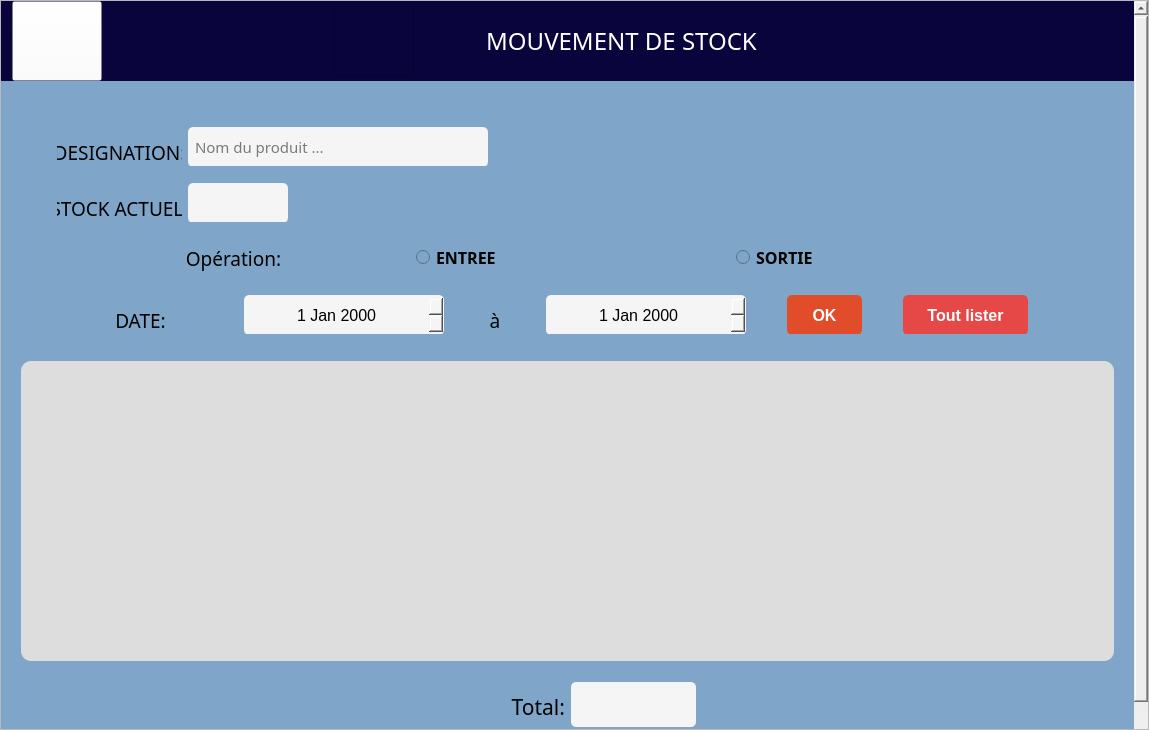
<?xml version="1.0" encoding="UTF-8"?>
<ui version="4.0">
 <class>MouvementStockClass</class>
 <widget class="QMainWindow" name="MouvementStockClass">
  <property name="geometry">
   <rect>
    <x>0</x>
    <y>0</y>
    <width>1149</width>
    <height>730</height>
   </rect>
  </property>
  <property name="windowTitle">
   <string>Mouvement stock</string>
  </property>
  <property name="windowIcon">
   <iconset resource="GestionStock.qrc">
    <normaloff>:/MenuPrincipal/img/actions.png</normaloff>:/MenuPrincipal/img/actions.png</iconset>
  </property>
  <widget class="QWidget" name="centralWidget">
   <layout class="QVBoxLayout" name="verticalLayout_2">
    <property name="spacing">
     <number>0</number>
    </property>
    <property name="leftMargin">
     <number>0</number>
    </property>
    <property name="topMargin">
     <number>0</number>
    </property>
    <property name="rightMargin">
     <number>0</number>
    </property>
    <property name="bottomMargin">
     <number>0</number>
    </property>
    <item>
     <widget class="QScrollArea" name="scrollArea">
      <property name="styleSheet">
       <string notr="true">/*VERTICAL SCROLLBAR */
QScrollBar:vertical{
	border: none;	
	background-color: rgb(238, 238, 238);
	width: 14px;
	margin: 15px 0 15px 0;
	border-radius: 0px;
}

QScrollbar::handle:vertical{
	background-color: #81C6E8;
	min-height: 30px;
	border-radius: 7px;
}</string>
      </property>
      <property name="widgetResizable">
       <bool>true</bool>
      </property>
      <widget class="QWidget" name="scrollAreaWidgetContents">
       <property name="geometry">
        <rect>
         <x>0</x>
         <y>0</y>
         <width>1133</width>
         <height>740</height>
        </rect>
       </property>
       <layout class="QVBoxLayout" name="verticalLayout_10">
        <property name="spacing">
         <number>0</number>
        </property>
        <property name="leftMargin">
         <number>0</number>
        </property>
        <property name="topMargin">
         <number>0</number>
        </property>
        <property name="rightMargin">
         <number>0</number>
        </property>
        <property name="bottomMargin">
         <number>0</number>
        </property>
        <item>
         <widget class="QWidget" name="header" native="true">
          <property name="minimumSize">
           <size>
            <width>0</width>
            <height>80</height>
           </size>
          </property>
          <property name="maximumSize">
           <size>
            <width>16777215</width>
            <height>80</height>
           </size>
          </property>
          <property name="styleSheet">
           <string notr="true">background-color: #0A043C;</string>
          </property>
          <layout class="QHBoxLayout" name="horizontalLayout">
           <property name="spacing">
            <number>0</number>
           </property>
           <property name="leftMargin">
            <number>0</number>
           </property>
           <property name="topMargin">
            <number>0</number>
           </property>
           <property name="rightMargin">
            <number>0</number>
           </property>
           <property name="bottomMargin">
            <number>0</number>
           </property>
           <item>
            <widget class="QWidget" name="verticalWidget" native="true">
             <property name="minimumSize">
              <size>
               <width>250</width>
               <height>80</height>
              </size>
             </property>
             <property name="maximumSize">
              <size>
               <width>16777215</width>
               <height>80</height>
              </size>
             </property>
             <layout class="QVBoxLayout" name="verticalLayout_3">
              <property name="spacing">
               <number>0</number>
              </property>
              <property name="topMargin">
               <number>0</number>
              </property>
              <property name="rightMargin">
               <number>0</number>
              </property>
              <property name="bottomMargin">
               <number>0</number>
              </property>
              <item>
               <widget class="QPushButton" name="btnRetour">
                <property name="minimumSize">
                 <size>
                  <width>90</width>
                  <height>80</height>
                 </size>
                </property>
                <property name="maximumSize">
                 <size>
                  <width>90</width>
                  <height>80</height>
                 </size>
                </property>
                <property name="cursor">
                 <cursorShape>PointingHandCursor</cursorShape>
                </property>
                <property name="styleSheet">
                 <string notr="true">background-color: rgba(255, 255, 255,0);</string>
                </property>
                <property name="text">
                 <string/>
                </property>
                <property name="icon">
                 <iconset resource="GestionStock.qrc">
                  <normaloff>:/AjoutProduit/img/retour.png</normaloff>:/AjoutProduit/img/retour.png</iconset>
                </property>
                <property name="iconSize">
                 <size>
                  <width>90</width>
                  <height>90</height>
                 </size>
                </property>
               </widget>
              </item>
             </layout>
            </widget>
           </item>
           <item>
            <widget class="QWidget" name="horizontalWidget" native="true">
             <property name="minimumSize">
              <size>
               <width>500</width>
               <height>80</height>
              </size>
             </property>
             <property name="maximumSize">
              <size>
               <width>500</width>
               <height>80</height>
              </size>
             </property>
             <layout class="QHBoxLayout" name="horizontalLayout_2">
              <property name="topMargin">
               <number>0</number>
              </property>
              <property name="rightMargin">
               <number>0</number>
              </property>
              <property name="bottomMargin">
               <number>0</number>
              </property>
              <item>
               <widget class="QFrame" name="frame">
                <property name="minimumSize">
                 <size>
                  <width>90</width>
                  <height>80</height>
                 </size>
                </property>
                <property name="maximumSize">
                 <size>
                  <width>90</width>
                  <height>80</height>
                 </size>
                </property>
                <property name="styleSheet">
                 <string notr="true">border-image: url(:/MouvementStock/img/mouvement_stock.png);
margin: 5%;</string>
                </property>
                <property name="frameShape">
                 <enum>QFrame::StyledPanel</enum>
                </property>
                <property name="frameShadow">
                 <enum>QFrame::Raised</enum>
                </property>
               </widget>
              </item>
              <item>
               <widget class="QLabel" name="label">
                <property name="font">
                 <font>
                  <family>Andalan</family>
                  <pointsize>18</pointsize>
                 </font>
                </property>
                <property name="styleSheet">
                 <string notr="true">color: #ffffff;</string>
                </property>
                <property name="text">
                 <string>MOUVEMENT DE STOCK</string>
                </property>
                <property name="alignment">
                 <set>Qt::AlignCenter</set>
                </property>
               </widget>
              </item>
             </layout>
            </widget>
           </item>
           <item>
            <widget class="QWidget" name="box" native="true">
             <property name="minimumSize">
              <size>
               <width>250</width>
               <height>80</height>
              </size>
             </property>
             <property name="maximumSize">
              <size>
               <width>16777215</width>
               <height>80</height>
              </size>
             </property>
             <layout class="QVBoxLayout" name="verticalLayout_4">
              <property name="spacing">
               <number>0</number>
              </property>
             </layout>
            </widget>
           </item>
          </layout>
         </widget>
        </item>
        <item>
         <widget class="QWidget" name="main" native="true">
          <property name="styleSheet">
           <string notr="true">background-color: #7FA6C8;</string>
          </property>
          <layout class="QVBoxLayout" name="verticalLayout">
           <property name="spacing">
            <number>10</number>
           </property>
           <property name="leftMargin">
            <number>20</number>
           </property>
           <property name="topMargin">
            <number>20</number>
           </property>
           <property name="rightMargin">
            <number>20</number>
           </property>
           <property name="bottomMargin">
            <number>10</number>
           </property>
           <item>
            <widget class="QWidget" name="verticalWidget_2" native="true">
             <property name="minimumSize">
              <size>
               <width>0</width>
               <height>250</height>
              </size>
             </property>
             <layout class="QVBoxLayout" name="verticalLayout_5">
              <property name="spacing">
               <number>2</number>
              </property>
              <item>
               <widget class="QWidget" name="horizontalWidget_2" native="true">
                <property name="minimumSize">
                 <size>
                  <width>0</width>
                  <height>50</height>
                 </size>
                </property>
                <property name="maximumSize">
                 <size>
                  <width>16777215</width>
                  <height>50</height>
                 </size>
                </property>
                <layout class="QHBoxLayout" name="horizontalLayout_3">
                 <property name="leftMargin">
                  <number>25</number>
                 </property>
                 <property name="bottomMargin">
                  <number>1</number>
                 </property>
                 <item>
                  <widget class="QLabel" name="label_2">
                   <property name="minimumSize">
                    <size>
                     <width>125</width>
                     <height>50</height>
                    </size>
                   </property>
                   <property name="maximumSize">
                    <size>
                     <width>125</width>
                     <height>50</height>
                    </size>
                   </property>
                   <property name="font">
                    <font>
                     <family>Aveny T WEB</family>
                     <pointsize>14</pointsize>
                     <bold>false</bold>
                    </font>
                   </property>
                   <property name="styleSheet">
                    <string notr="true"/>
                   </property>
                   <property name="text">
                    <string>DESIGNATION:</string>
                   </property>
                   <property name="alignment">
                    <set>Qt::AlignCenter</set>
                   </property>
                  </widget>
                 </item>
                 <item>
                  <widget class="QLineEdit" name="leDesign">
                   <property name="minimumSize">
                    <size>
                     <width>300</width>
                     <height>40</height>
                    </size>
                   </property>
                   <property name="maximumSize">
                    <size>
                     <width>300</width>
                     <height>40</height>
                    </size>
                   </property>
                   <property name="font">
                    <font>
                     <family>Lucida Sans Unicode</family>
                     <pointsize>11</pointsize>
                    </font>
                   </property>
                   <property name="styleSheet">
                    <string notr="true">background-color: #f5f5f5;
border-radius: 5px;
padding-left: 5px;</string>
                   </property>
                   <property name="placeholderText">
                    <string>Nom du produit ...</string>
                   </property>
                  </widget>
                 </item>
                 <item>
                  <widget class="QWidget" name="verticalWidget_3" native="true">
                   <property name="minimumSize">
                    <size>
                     <width>200</width>
                     <height>0</height>
                    </size>
                   </property>
                   <property name="font">
                    <font>
                     <family>Lucida Console</family>
                     <pointsize>11</pointsize>
                    </font>
                   </property>
                   <layout class="QVBoxLayout" name="verticalLayout_6"/>
                  </widget>
                 </item>
                </layout>
                <zorder>verticalWidget_3</zorder>
                <zorder>label_2</zorder>
                <zorder>leDesign</zorder>
               </widget>
              </item>
              <item>
               <widget class="QWidget" name="horizontalWidget_3" native="true">
                <property name="minimumSize">
                 <size>
                  <width>0</width>
                  <height>50</height>
                 </size>
                </property>
                <property name="maximumSize">
                 <size>
                  <width>16777215</width>
                  <height>50</height>
                 </size>
                </property>
                <layout class="QHBoxLayout" name="horizontalLayout_4">
                 <property name="leftMargin">
                  <number>25</number>
                 </property>
                 <item>
                  <widget class="QLabel" name="label_3">
                   <property name="minimumSize">
                    <size>
                     <width>125</width>
                     <height>50</height>
                    </size>
                   </property>
                   <property name="maximumSize">
                    <size>
                     <width>125</width>
                     <height>50</height>
                    </size>
                   </property>
                   <property name="font">
                    <font>
                     <family>Aveny T WEB</family>
                     <pointsize>14</pointsize>
                    </font>
                   </property>
                   <property name="styleSheet">
                    <string notr="true"/>
                   </property>
                   <property name="text">
                    <string>STOCK ACTUEL:</string>
                   </property>
                   <property name="alignment">
                    <set>Qt::AlignCenter</set>
                   </property>
                  </widget>
                 </item>
                 <item>
                  <widget class="QLabel" name="lbStock">
                   <property name="minimumSize">
                    <size>
                     <width>100</width>
                     <height>40</height>
                    </size>
                   </property>
                   <property name="maximumSize">
                    <size>
                     <width>100</width>
                     <height>40</height>
                    </size>
                   </property>
                   <property name="font">
                    <font>
                     <pointsize>12</pointsize>
                     <bold>true</bold>
                    </font>
                   </property>
                   <property name="styleSheet">
                    <string notr="true">background-color: #f5f5f5;
border-radius: 5px;</string>
                   </property>
                   <property name="text">
                    <string/>
                   </property>
                   <property name="alignment">
                    <set>Qt::AlignCenter</set>
                   </property>
                  </widget>
                 </item>
                 <item>
                  <widget class="QWidget" name="verticalWidget_4" native="true">
                   <property name="minimumSize">
                    <size>
                     <width>200</width>
                     <height>0</height>
                    </size>
                   </property>
                   <layout class="QVBoxLayout" name="verticalLayout_7"/>
                  </widget>
                 </item>
                </layout>
                <zorder>verticalWidget_4</zorder>
                <zorder>label_3</zorder>
                <zorder>lbStock</zorder>
               </widget>
              </item>
              <item>
               <widget class="QWidget" name="horizontalWidget_4" native="true">
                <property name="minimumSize">
                 <size>
                  <width>0</width>
                  <height>50</height>
                 </size>
                </property>
                <property name="maximumSize">
                 <size>
                  <width>16777214</width>
                  <height>50</height>
                 </size>
                </property>
                <layout class="QHBoxLayout" name="horizontalLayout_5">
                 <property name="leftMargin">
                  <number>25</number>
                 </property>
                 <property name="rightMargin">
                  <number>50</number>
                 </property>
                 <property name="bottomMargin">
                  <number>1</number>
                 </property>
                 <item>
                  <widget class="QLabel" name="label_4">
                   <property name="minimumSize">
                    <size>
                     <width>125</width>
                     <height>0</height>
                    </size>
                   </property>
                   <property name="maximumSize">
                    <size>
                     <width>125</width>
                     <height>16777215</height>
                    </size>
                   </property>
                   <property name="font">
                    <font>
                     <family>Aveny T WEB</family>
                     <pointsize>14</pointsize>
                    </font>
                   </property>
                   <property name="styleSheet">
                    <string notr="true"/>
                   </property>
                   <property name="text">
                    <string>Opération:</string>
                   </property>
                   <property name="alignment">
                    <set>Qt::AlignCenter</set>
                   </property>
                  </widget>
                 </item>
                 <item>
                  <widget class="QRadioButton" name="rbEntree">
                   <property name="minimumSize">
                    <size>
                     <width>200</width>
                     <height>0</height>
                    </size>
                   </property>
                   <property name="maximumSize">
                    <size>
                     <width>200</width>
                     <height>16777215</height>
                    </size>
                   </property>
                   <property name="font">
                    <font>
                     <family>Segoe UI Black</family>
                     <pointsize>12</pointsize>
                     <bold>true</bold>
                    </font>
                   </property>
                   <property name="text">
                    <string>ENTREE</string>
                   </property>
                  </widget>
                 </item>
                 <item>
                  <widget class="QRadioButton" name="rbSortie">
                   <property name="minimumSize">
                    <size>
                     <width>200</width>
                     <height>0</height>
                    </size>
                   </property>
                   <property name="maximumSize">
                    <size>
                     <width>200</width>
                     <height>16777215</height>
                    </size>
                   </property>
                   <property name="font">
                    <font>
                     <family>Segoe UI Black</family>
                     <pointsize>12</pointsize>
                     <bold>true</bold>
                    </font>
                   </property>
                   <property name="text">
                    <string>SORTIE</string>
                   </property>
                  </widget>
                 </item>
                </layout>
               </widget>
              </item>
              <item>
               <widget class="QWidget" name="horizontalWidget_5" native="true">
                <property name="minimumSize">
                 <size>
                  <width>0</width>
                  <height>50</height>
                 </size>
                </property>
                <property name="maximumSize">
                 <size>
                  <width>16777215</width>
                  <height>50</height>
                 </size>
                </property>
                <layout class="QHBoxLayout" name="horizontalLayout_6">
                 <property name="spacing">
                  <number>20</number>
                 </property>
                 <property name="leftMargin">
                  <number>25</number>
                 </property>
                 <property name="rightMargin">
                  <number>50</number>
                 </property>
                 <item>
                  <widget class="QLabel" name="label_5">
                   <property name="minimumSize">
                    <size>
                     <width>125</width>
                     <height>50</height>
                    </size>
                   </property>
                   <property name="maximumSize">
                    <size>
                     <width>125</width>
                     <height>50</height>
                    </size>
                   </property>
                   <property name="font">
                    <font>
                     <family>Aveny T WEB</family>
                     <pointsize>14</pointsize>
                    </font>
                   </property>
                   <property name="styleSheet">
                    <string notr="true"/>
                   </property>
                   <property name="text">
                    <string>DATE:</string>
                   </property>
                   <property name="alignment">
                    <set>Qt::AlignCenter</set>
                   </property>
                  </widget>
                 </item>
                 <item>
                  <widget class="QDateEdit" name="dateEdit_1">
                   <property name="minimumSize">
                    <size>
                     <width>200</width>
                     <height>40</height>
                    </size>
                   </property>
                   <property name="maximumSize">
                    <size>
                     <width>200</width>
                     <height>40</height>
                    </size>
                   </property>
                   <property name="font">
                    <font>
                     <pointsize>12</pointsize>
                    </font>
                   </property>
                   <property name="styleSheet">
                    <string notr="true">background-color: #f5f5f5;
border-radius: 5px;</string>
                   </property>
                   <property name="alignment">
                    <set>Qt::AlignCenter</set>
                   </property>
                  </widget>
                 </item>
                 <item>
                  <widget class="QLabel" name="label_6">
                   <property name="minimumSize">
                    <size>
                     <width>20</width>
                     <height>50</height>
                    </size>
                   </property>
                   <property name="maximumSize">
                    <size>
                     <width>20</width>
                     <height>50</height>
                    </size>
                   </property>
                   <property name="font">
                    <font>
                     <family>Aveny T WEB</family>
                     <pointsize>14</pointsize>
                    </font>
                   </property>
                   <property name="text">
                    <string>à</string>
                   </property>
                   <property name="alignment">
                    <set>Qt::AlignCenter</set>
                   </property>
                  </widget>
                 </item>
                 <item>
                  <widget class="QDateEdit" name="dateEdit_2">
                   <property name="minimumSize">
                    <size>
                     <width>200</width>
                     <height>40</height>
                    </size>
                   </property>
                   <property name="maximumSize">
                    <size>
                     <width>200</width>
                     <height>40</height>
                    </size>
                   </property>
                   <property name="font">
                    <font>
                     <pointsize>12</pointsize>
                    </font>
                   </property>
                   <property name="styleSheet">
                    <string notr="true">background-color: #f5f5f5;
border-radius: 5px;</string>
                   </property>
                   <property name="alignment">
                    <set>Qt::AlignCenter</set>
                   </property>
                  </widget>
                 </item>
                 <item>
                  <widget class="QPushButton" name="btnOK">
                   <property name="minimumSize">
                    <size>
                     <width>75</width>
                     <height>40</height>
                    </size>
                   </property>
                   <property name="maximumSize">
                    <size>
                     <width>75</width>
                     <height>40</height>
                    </size>
                   </property>
                   <property name="font">
                    <font>
                     <family>Segoe UI</family>
                     <pointsize>12</pointsize>
                     <bold>true</bold>
                    </font>
                   </property>
                   <property name="cursor">
                    <cursorShape>PointingHandCursor</cursorShape>
                   </property>
                   <property name="styleSheet">
                    <string notr="true">#btnOK{
	border-radius: 5px;
	background-color: #E14D2A;
	color: #fff;
}
#btnOK:hover{
	transition: 1s;
	background-color: #FD841F;
}
</string>
                   </property>
                   <property name="text">
                    <string>OK</string>
                   </property>
                  </widget>
                 </item>
                 <item>
                  <widget class="QPushButton" name="btnListAll">
                   <property name="minimumSize">
                    <size>
                     <width>125</width>
                     <height>40</height>
                    </size>
                   </property>
                   <property name="maximumSize">
                    <size>
                     <width>125</width>
                     <height>40</height>
                    </size>
                   </property>
                   <property name="font">
                    <font>
                     <pointsize>12</pointsize>
                     <bold>true</bold>
                    </font>
                   </property>
                   <property name="cursor">
                    <cursorShape>PointingHandCursor</cursorShape>
                   </property>
                   <property name="styleSheet">
                    <string notr="true">#btnListAll{
	border-radius: 5px;
	background-color: #E64848;
	color: #fff;
}
#btnListAll:hover{
	background-color: #E97777;
}</string>
                   </property>
                   <property name="text">
                    <string>Tout lister</string>
                   </property>
                  </widget>
                 </item>
                </layout>
                <zorder>label_5</zorder>
                <zorder>label_6</zorder>
                <zorder>dateEdit_1</zorder>
                <zorder>dateEdit_2</zorder>
                <zorder>btnOK</zorder>
                <zorder>btnListAll</zorder>
               </widget>
              </item>
             </layout>
            </widget>
           </item>
           <item>
            <widget class="QTableView" name="tableView">
             <property name="minimumSize">
              <size>
               <width>0</width>
               <height>300</height>
              </size>
             </property>
             <property name="font">
              <font>
               <pointsize>12</pointsize>
              </font>
             </property>
             <property name="styleSheet">
              <string notr="true">background-color: #DDDDDD;
border-radius: 10px;</string>
             </property>
             <property name="sortingEnabled">
              <bool>true</bool>
             </property>
             <attribute name="horizontalHeaderMinimumSectionSize">
              <number>100</number>
             </attribute>
             <attribute name="horizontalHeaderDefaultSectionSize">
              <number>400</number>
             </attribute>
            </widget>
           </item>
           <item>
            <widget class="QWidget" name="block_total" native="true">
             <property name="minimumSize">
              <size>
               <width>0</width>
               <height>60</height>
              </size>
             </property>
             <property name="maximumSize">
              <size>
               <width>16777215</width>
               <height>60</height>
              </size>
             </property>
             <layout class="QHBoxLayout" name="horizontalLayout_7">
              <item>
               <widget class="QWidget" name="verticalWidget_5" native="true">
                <layout class="QVBoxLayout" name="verticalLayout_8"/>
               </widget>
              </item>
              <item>
               <widget class="QLabel" name="label_7">
                <property name="minimumSize">
                 <size>
                  <width>125</width>
                  <height>50</height>
                 </size>
                </property>
                <property name="maximumSize">
                 <size>
                  <width>125</width>
                  <height>50</height>
                 </size>
                </property>
                <property name="font">
                 <font>
                  <family>Aveny T WEB</family>
                  <pointsize>16</pointsize>
                 </font>
                </property>
                <property name="text">
                 <string>Total:</string>
                </property>
                <property name="alignment">
                 <set>Qt::AlignRight|Qt::AlignTrailing|Qt::AlignVCenter</set>
                </property>
               </widget>
              </item>
              <item>
               <widget class="QLabel" name="lbTotal">
                <property name="minimumSize">
                 <size>
                  <width>125</width>
                  <height>45</height>
                 </size>
                </property>
                <property name="maximumSize">
                 <size>
                  <width>125</width>
                  <height>45</height>
                 </size>
                </property>
                <property name="font">
                 <font>
                  <pointsize>12</pointsize>
                  <bold>true</bold>
                 </font>
                </property>
                <property name="styleSheet">
                 <string notr="true">background-color: #f5f5f5;
border-radius: 5px;
padding-left: 5px;</string>
                </property>
                <property name="text">
                 <string/>
                </property>
                <property name="alignment">
                 <set>Qt::AlignCenter</set>
                </property>
               </widget>
              </item>
              <item>
               <widget class="QWidget" name="verticalWidget_6" native="true">
                <layout class="QVBoxLayout" name="verticalLayout_9"/>
               </widget>
              </item>
             </layout>
            </widget>
           </item>
          </layout>
          <zorder>verticalWidget_2</zorder>
          <zorder>block_total</zorder>
          <zorder>tableView</zorder>
         </widget>
        </item>
       </layout>
      </widget>
     </widget>
    </item>
   </layout>
  </widget>
 </widget>
 <layoutdefault spacing="6" margin="11"/>
 <resources>
  <include location="GestionStock.qrc"/>
 </resources>
 <connections/>
</ui>
